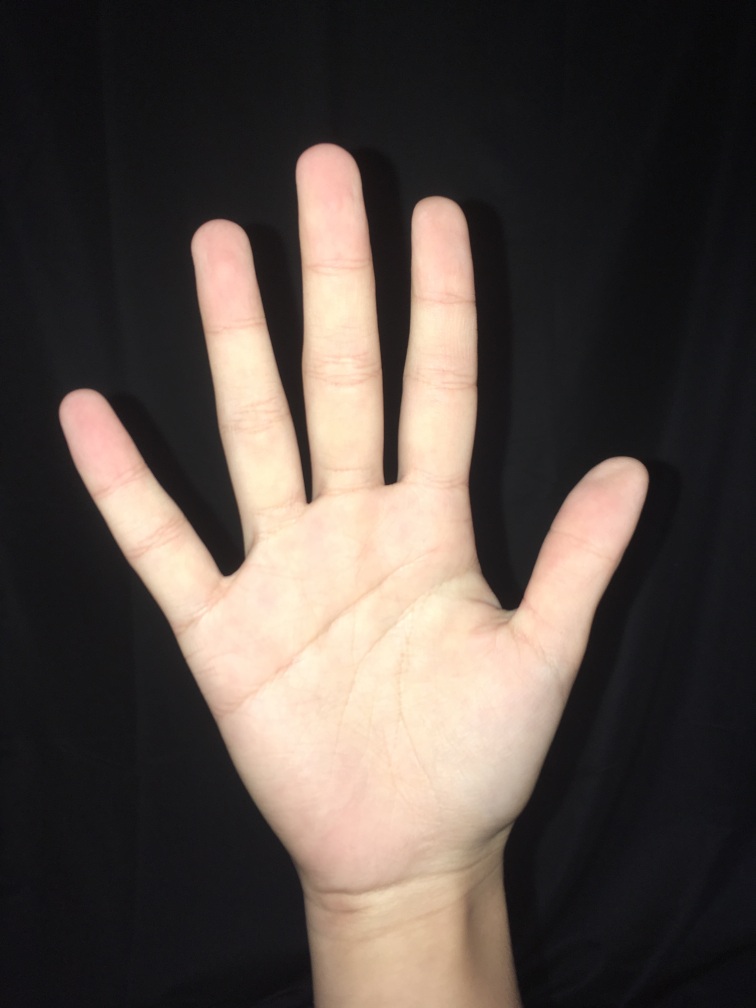
//> input picture palm.jpg, 3024 x 4032 px (shown at 1/4 size)
$ ./hw3   (built with g++ and OpenCV 4)
//> lines starting //> are read from the running program, lines starting //| are printed output that depends on the picture; after the words box and inside, x2 and y2 are one past the last pixel; in counts of white or black regions, pixels touching at a corner belong together
//opencv libraries
#include "opencv2/core/core.hpp"
#include "opencv2/highgui/highgui.hpp"
#include "opencv2/imgproc/imgproc.hpp"
//C++ standard libraries
#include <iostream>
#include <vector>

using namespace cv;
using namespace std;

const static int SENSITIVITY_VALUE = 20;
const static int BLUR_SIZE = 10;
const static int HEIGTH_SIZE = 500;
const static int WIDTH_SIZE = 500;

// the upper limit and lower limit of a hand area
const static double HAND_MAXAREA = 100000.0;
const static double HAND_MINAREA = 30000.0;

Rect objectBoundingRectangle = Rect(0, 0, 0, 0);
vector<vector<vector<Point>>> tplContours;
//max coutour number
int number[4] = { 0 };

//function
void mySkinDetect(Mat& src, Mat& dst);
vector<vector<Point>> getContour(Mat& src, Mat& output);
void morphological(Mat& src);
int myMax(int a, int b, int c);
int myMin(int a, int b, int c);
void templateMatching(vector<Point> contour, Mat& frame, int index);

int main() {

    // template image prepare
    vector<Mat> tpls = { imread("palm.jpg", 1), imread("three.jpg", 1), imread("eight.jpg", 1), imread("thumb_up.jpg", 1) };
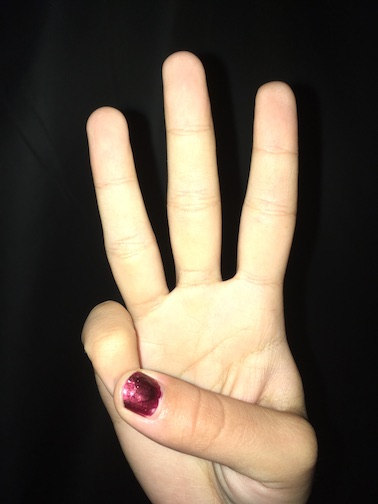
//> input picture three.jpg, 378 x 504 px
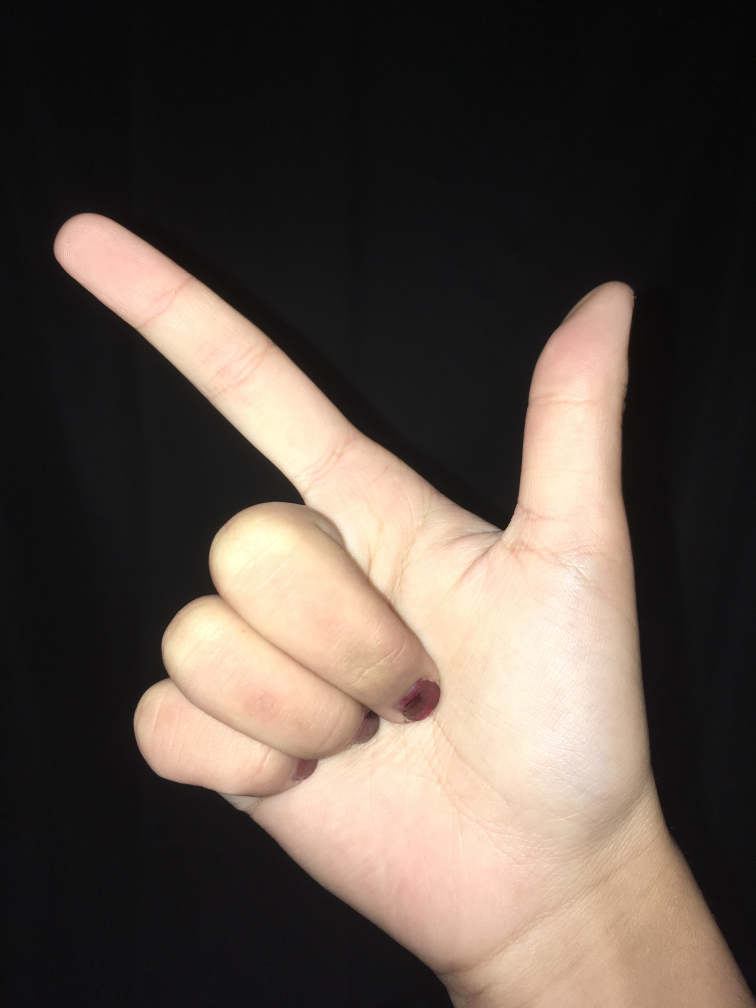
//> input picture eight.jpg, 3024 x 4032 px (shown at 1/4 size)
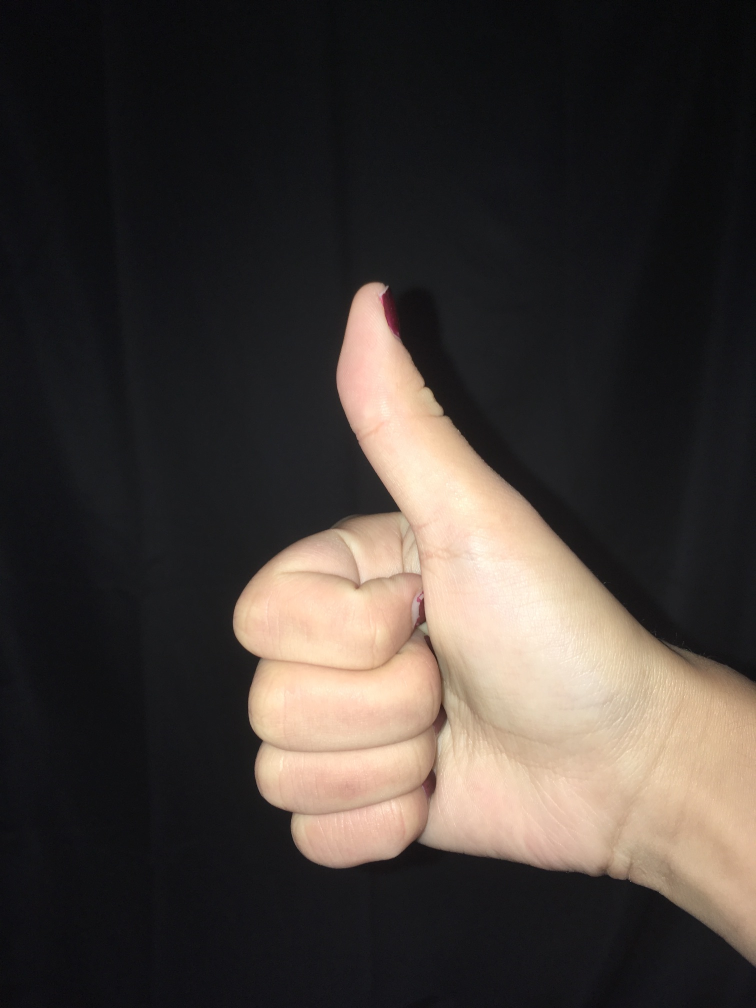
//> input picture thumb_up.jpg, 1512 x 2016 px (shown at 1/2 size)
//> tpls[0] is the input picture: 4032 rows x 3024 cols, CV_8UC3; mean B, G, R 69.9, 75.6, 85.6
//> tpls[1] is the input picture: 504 rows x 378 cols, CV_8UC3; mean B, G, R 69.7, 84, 95.3
//> tpls[2] is the input picture: 4032 rows x 3024 cols, CV_8UC3; mean B, G, R 70.2, 78.2, 89.4
//> tpls[3] is the input picture: 2016 rows x 1512 cols, CV_8UC3; mean B, G, R 55, 59.2, 66.5
    vector<Mat> tplSkin = tpls;
    vector<Mat> tplDrawings = tpls;
    vector<vector<Vec4i>> tplHierarchies;

    for (int i = 0; i < 4; i++) {
        resize(tpls[i], tpls[i], Size(WIDTH_SIZE, HEIGTH_SIZE), (0, 0), (0, 0));
        tplSkin[i] = Mat::zeros(tpls[i].rows, tpls[i].cols, CV_8UC1);
        mySkinDetect(tpls[i], tplSkin[i]);
        tplDrawings[i] = Mat::zeros(tpls[i].size(), CV_8UC3);
    }

    for (int i = 0; i < 4; i++) {
        vector<vector<Point>> contours;
        vector<Vec4i> hierarchy;
        threshold(tplSkin[i], tplSkin[i], SENSITIVITY_VALUE, 255, THRESH_BINARY);
        morphological(tplSkin[i]);

        //namedWindow("threshold" + to_string(i), CV_WINDOW_AUTOSIZE);
        imshow("threshold" + to_string(i), tplSkin[i]);

        findContours(tplSkin[i], contours, hierarchy, CV_RETR_TREE, CV_CHAIN_APPROX_SIMPLE, Point(0, 0));
        tplContours.push_back(contours);
        tplHierarchies.push_back(hierarchy);

    }
//> this loop made 4 passes
//> pass 1, in morphological, `erode(src, src, element);`:
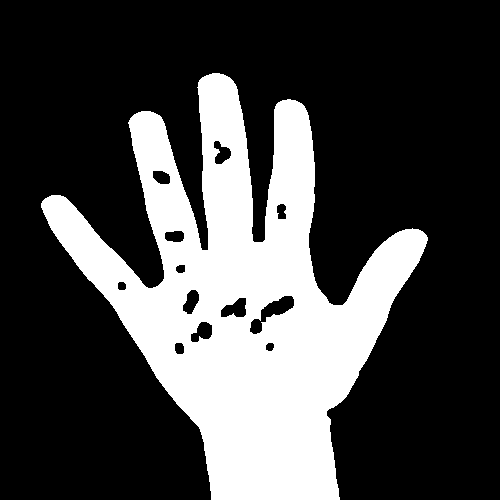
//> src: 500 rows x 500 cols, CV_8UC1; 27.7% white; 1 white region, box (x1, y1, x2, y2) and area: (41, 73, 428, 500) 69372


    for (int i = 0; i < 4; i++) {
        int maxsize = 0;
        int maxind = 0;
        for (int j = 0; j < tplContours[i].size(); j++) {
            double area = contourArea(tplContours[i][j]);
            if (area > maxsize) {
                maxsize = area;
                maxind = j;
            }
        }
        number[i] = maxind;
        drawContours(tplDrawings[i], tplContours[i], maxind, Scalar(0, 0, 255), 2, 8, tplHierarchies[i]);
        //namedWindow("Contours" + to_string(i), CV_WINDOW_AUTOSIZE);
        imshow("Contours" + to_string(i), tplDrawings[i]);
    }
//> this loop made 4 passes
//> (maxsize, maxind) on passes 1 to 4: (70792, 0), (62702, 2), (81129, 3), (54745, 0)


    VideoCapture cap(0);
    if (!cap.isOpened())
    {
        cout << "Cannot open the video cam" << endl;
        return -1;
    }

    namedWindow("MyVideo0", WINDOW_AUTOSIZE);
    Mat frame0;

    // read a new frame from video
    bool bSuccess0 = cap.read(frame0);
    resize(frame0, frame0, Size(WIDTH_SIZE, HEIGTH_SIZE), (0, 0), (0, 0));
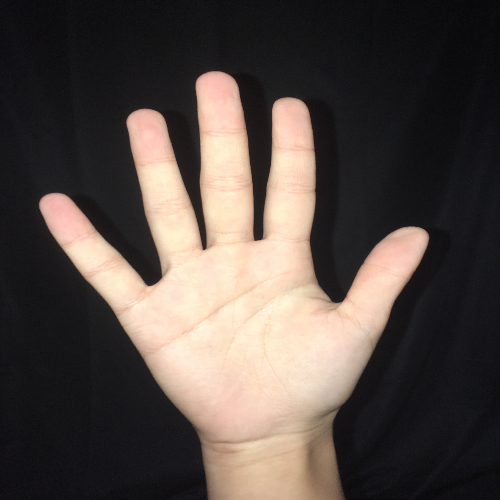
//> frame0: 500 rows x 500 cols, CV_8UC3; mean B, G, R 69.8, 75.5, 85.5
    //if not successful, break loop
    if (!bSuccess0)
    {
        cout << "Cannot read a frame from video stream" << endl;
    }

    //record number of frames
    int count = 0;
    Mat background;
    Mat skin_result;
    Mat remove_result;

    Mat temp;
    Mat temp_result;

    //show the frame in "MyVideo" window
    imshow("MyVideo0", frame0);
    while (1) {
        // read a new frame from video
        Mat frame;
        bool bSuccess = cap.read(frame);

        //if not successful, break loop
        if (!bSuccess)
        {
            cout << "Cannot read a frame from video stream" << endl;
            break;
        }

        resize(frame, frame, Size(WIDTH_SIZE, HEIGTH_SIZE), (0, 0), (0, 0));
        count++;
        if (count == 1) {  //let the first one become the background
            background = frame.clone();
        }

        //detect the skin in current image
        skin_result = Mat::zeros(frame.rows, frame.cols, CV_8UC1);
        mySkinDetect(frame, skin_result);
//> after the loop in mySkinDetect (call 5), `for (int i = 0; i < src.rows; i++)`: dst: 500 rows x 500 cols, CV_8UC1; 29.6% white; 6 white regions (5 under 20 px), largest, box (x1, y1, x2, y2) and area: (39, 71, 429, 500) 74067
        imshow("Skin", skin_result);

        //draw contour of  frame
        Mat contour_output;
        vector<vector<Point>> frame_contours;
        vector<vector<Point>> handCandidates;
        vector<int> candidatesMaxIndex;
        frame_contours = getContour(skin_result, contour_output);
//> in getContour, `threshold(thres_output, thres_output, SENSITIVITY_VALUE, 255, THRESH_B..`: thres_output: 500 rows x 500 cols, CV_8UC1; 33.6% white; 1 white region, box (x1, y1, x2, y2) and area: (36, 67, 433, 500) 84065
//> in morphological (call 5), `medianBlur(src, src, 5);`: src: 500 rows x 500 cols, CV_8UC1; 33.6% white; 1 white region, box (x1, y1, x2, y2) and area: (36, 67, 433, 500) 84106
//> in morphological (call 5), `erode(src, src, element);`:
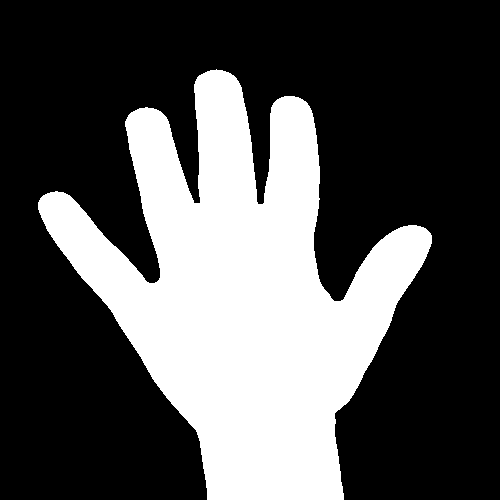
//> src: 500 rows x 500 cols, CV_8UC1; 32.2% white; 1 white region
//> in getContour, `findContours(thres_output, contours, hierarchy, CV_RETR_TREE, CV_CHAIN..`: contours = 1 contour; box (x1, y1, x2, y2) and area: (38, 69, 432, 500) 79530
//> the loop in getContour, `for (int i = 0; i < contours.size(); i++)` made 1 pass
//> (area, maxsize) on pass 1: (79530.5, 79530)
//> after the loop in getContour, `for (int i = 0; i < contours.size(); i++)`: maxsize = 79530; maxind = 0
//> in getContour, `drawContours(output, contours, maxind, Scalar(0, 0, 255), 2, 8, hierar..`:
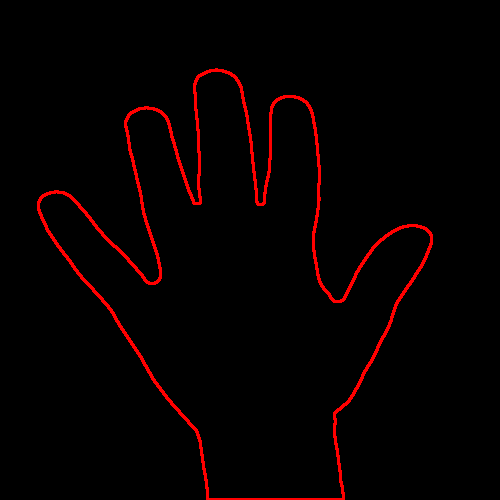
//> output: 500 rows x 500 cols, CV_8UC3; mean B, G, R 0, 0, 6.9
//> frame_contours has the same summary as contours in getContour
        imshow("Contours", contour_output);
        //: Find largest contour

        for(int i = 0; i < frame_contours.size(); i++){
            double area = contourArea(frame_contours[i]);

            cout << "area = " << area << endl;

            if(area < HAND_MAXAREA && area > HAND_MINAREA){
                handCandidates.push_back(frame_contours[i]);
                candidatesMaxIndex.push_back(i);
            }
        }
//> this loop made 1 pass
//> area on pass 1: 79530.5
//| area = 79530.5

        Rect boundrec;
        //template matching
        if (count > 20 && handCandidates.size() != 0) {
            for(int i = 0; i < handCandidates.size(); i++){
                templateMatching(handCandidates[i], frame, i);
                boundrec = boundingRect(handCandidates[i]);
                rectangle(frame, boundrec, Scalar(0, 255, 0), 5, 8, 0);
            }
        }


        //show the frame in "MyVideo" window
        imshow("MyVideo0", frame0);
        frame0 = frame;
        if (waitKey(30) == 27)
//> the Esc key is pressed
        {
            cout << "esc key is pressed by user" << endl;
            break;
        }
    }
    cap.release();
    return 0;
}

//Function that returns the maximum of 3 integers
int myMax(int a, int b, int c) {
    int m = a;
    (void)((m < b) && (m = b)); //short-circuit evaluation
    (void)((m < c) && (m = c));
    return m;
}

//Function that returns the minimum of 3 integers
int myMin(int a, int b, int c) {
    int m = a;
    (void)((m > b) && (m = b));
    (void)((m > c) && (m = c));
    return m;
}
void mySkinDetect(Mat& src, Mat& dst) {
    for (int i = 0; i < src.rows; i++) {
        for (int j = 0; j < src.cols; j++) {
            //For each pixel, compute the average intensity of the 3 color channels
            Vec3b intensity = src.at<Vec3b>(i, j); //Vec3b is a vector of 3 uchar (unsigned character)
            int B = intensity[0]; int G = intensity[1]; int R = intensity[2];
            if ((R > 95 && G > 40 && B > 20) && (myMax(R, G, B) - myMin(R, G, B) > 15) && (abs(R - G) > 15) && (R > G) && (R > B)) {
                dst.at<uchar>(i, j) = 255;
            }
        }
    }
}

vector<vector<Point>>  getContour(Mat& src, Mat& output) {
    Mat thres_output;
    threshold(src, thres_output, SENSITIVITY_VALUE, 255, THRESH_BINARY);
    blur(thres_output, thres_output, Size(BLUR_SIZE, BLUR_SIZE));
    threshold(thres_output, thres_output, SENSITIVITY_VALUE, 255, THRESH_BINARY);
    morphological(thres_output);

    output = Mat::zeros(thres_output.size(), CV_8UC3);
    vector<vector<Point>> contours;
    vector<Vec4i> hierarchy;
    findContours(thres_output, contours, hierarchy, CV_RETR_TREE, CV_CHAIN_APPROX_SIMPLE, Point(0, 0));

    //: Find largest contour
    int maxsize = 0;
    int maxind = 0;
    for (int i = 0; i < contours.size(); i++)
    {
        double area = contourArea(contours[i]);
        if (area > maxsize) {
            maxsize = area;
            maxind = i;
        }
    }
    drawContours(output, contours, maxind, Scalar(0, 0, 255), 2, 8, hierarchy);
    return contours;
}

void morphological(Mat& src) {
    Mat element = getStructuringElement(MORPH_RECT, Size(4, 4));
    Mat element2 = getStructuringElement(MORPH_RECT, Size(8, 8));
    medianBlur(src, src, 5);
    erode(src, src, element);
//    dilate(src, src, element2);
}

void templateMatching(vector<Point> contour, Mat& frame, int index){
    double matchrate1 = matchShapes(contour, tplContours[0][number[0]], CV_CONTOURS_MATCH_I1, 0.0);
    cout << "index1=" << 1 << "---" << matchrate1 << endl;
    double matchrate2 = matchShapes(contour, tplContours[1][number[1]], CV_CONTOURS_MATCH_I1, 0.0);
    cout << "index2=" << 2 << "---" << matchrate2 << endl;
    double matchrate3 = matchShapes(contour, tplContours[2][number[2]], CV_CONTOURS_MATCH_I1, 0.0);
    cout << "index3=" << 3 << "---" << matchrate3 << endl;
    double matchrate4 = matchShapes(contour, tplContours[3][number[3]], CV_CONTOURS_MATCH_I1, 0.0);
    cout << "index4=" << 4 << "---" << matchrate3 << endl;
    if (matchrate1 < matchrate2 && matchrate1 < matchrate3 && matchrate1 < matchrate4) {
        putText(frame, "palm", Point(30, 70 + index*80), CV_FONT_HERSHEY_COMPLEX, 2, Scalar(0, 0, 255), 2, 8);
    }
    if (matchrate2 < matchrate1 && matchrate2 < matchrate3 && matchrate2 < matchrate4) {
        putText(frame, "three", Point(30, 70 + index*80), CV_FONT_HERSHEY_COMPLEX, 2, Scalar(0, 0, 255), 2, 8);
    }
    if (matchrate3 < matchrate1 && matchrate3 < matchrate2 && matchrate3 < matchrate4) {
        putText(frame, "eight", Point(30, 70 + index*80), CV_FONT_HERSHEY_COMPLEX, 2, Scalar(0, 0, 255), 2, 8);
    }
    if (matchrate4 < matchrate1 && matchrate4 < matchrate2 && matchrate4 < matchrate3) {
        putText(frame, "thumb_up", Point(30, 70 + index*80), CV_FONT_HERSHEY_COMPLEX, 2, Scalar(0, 0, 255), 2, 8);
    }
}
